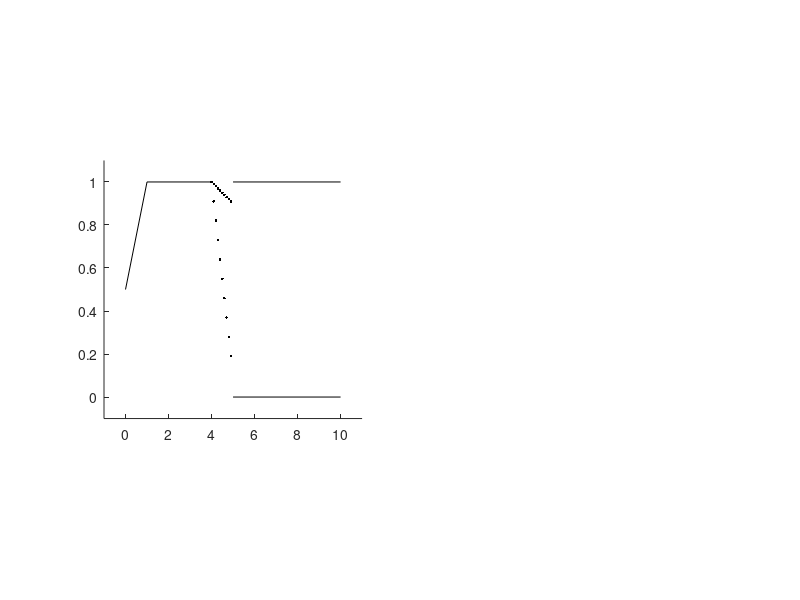

The MATLAB source for this figure: (Note: this script raises an error after producing the figure.)
% t = 0:10;
%
% y = [0.5 1 1 1 1 1

clearvars;
close all

%%
	subplot(1,2,1)
	plot([0 1],[0.5 1],'k-');
	hold on
	plot([1 4],[1 1],'k-');
	x = 4:0.1:4.9;
	y = +1-0.1*(x-4);
	plot(x,y,'k.');
	
	y = +1-0.9*(x-4);
	plot(x,y,'k.');
	
	plot([5 10],[1 1],'k-');
	
	plot([5 10],[0 0],'k-');
	
	ylim([-0.1 1.1]);
	
	xlim([-1 11]);
	
	axis square
	box off
	verline([0 1 5]);
	plot([4 4],[-1 0.2],'k--');
	plot([4 4],[0.8 1.1],'k--');
	
	text(0.5,0,'Time-Weighted Average',...
		'HorizontalAlignment','left',...
		'VerticalAlignment','middle',...
		'Rotation',90);
	
	text(2.5,0,'Precedence Effect',...
		'HorizontalAlignment','left',...
		'VerticalAlignment','middle',...
		'Rotation',90);
	
	text(4,0.5,'Echo Threshold',...
		'HorizontalAlignment','center',...
		'VerticalAlignment','middle',...
		'Rotation',90);
	
	text(4.5,0,'Bimodal Double TWA',...
		'HorizontalAlignment','left',...
		'VerticalAlignment','middle',...
		'Rotation',90);
	
	text(7.5,0.05,'Bimodal Double',...
		'HorizontalAlignment','left',...
		'VerticalAlignment','middle',...
		'Rotation',90);
	xlabel('Time (ms)');
	ylabel('Perceived location');
	set(gca,'YTick',[0 1],'YTickLabel',{'Lag','Lead'});
	title('Azimuth');

%%
	subplot(1,2,2)
hold on


ms  = 0.6+(0:10)*0.04;
ms = 20*ms;
ms2 = 21-ms;
% for ii = 0:10
% 	plot(ii*30,1,'ko','MarkerFaceColor','w','MarkerSize',ms2(ii+1));
% 	plot(ii*30,0,'ko','MarkerFaceColor','w','MarkerSize',ms2(ii+1));
% 	
% 	plot(ii*30,0.5+ii*0.05,'ko','MarkerFaceColor','w','MarkerSize',ms(ii+1));
% 
% end
% plot([0 300],[1 1],'k:');
% plot([0 300],[0 0],'k:');

plot([0 300],[0.5 1],'k-');
plot([300 350],[1 1],'k-');

axis square;
ylim([-0.1 1.1])
	xlabel('Time (ms)');
	ylabel('Perceived location');
	set(gca,'YTick',[0 1],'YTickLabel',{'Lag','Lead'});
	title('Elevation');
xlim([-10 350])
verline([0 300]);
	text(150,0.5,'Time-Weighted Average',...
		'HorizontalAlignment','center',...
		'VerticalAlignment','middle');
	
%%
savegraph('rationaleandconclusion','png');